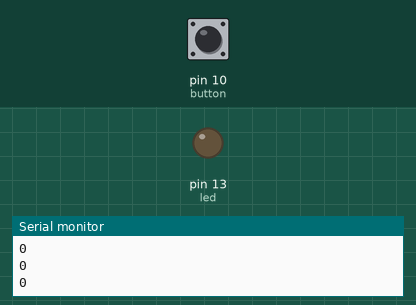
This sketch was run on a simulated Arduino Uno, built with avr-gcc and run on an emulated ATmega328P. Parts: output pins drawn as LEDs (lit = HIGH), the last lines printed to the serial monitor. Inputs (shaded band) come from the test bench; at power-on: pin 10 (button) LOW.

Above: at 1.2 s.
1.3 s: pin 10 (button) pulled HIGH for 3.2 s
At 4.3 s:
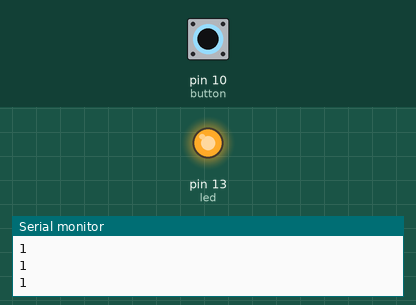
Timing chart, 0 to 5.8 s (numbered marks = the images above; inputs shaded):
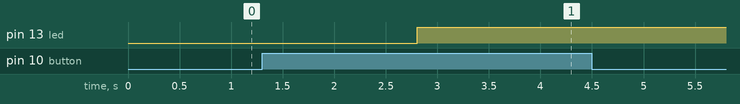

The sketch:

sketch_feb16a.ino
```cpp
//Dem 5 lan nhat nut khi nhan du 5 lan se sang den
int button = 10;
int buttonState = 0;
int count = 0;
int led = 13;

void setup() {
  pinMode(button,INPUT);
  pinMode(led,OUTPUT);
  Serial.begin(9600);
}

void loop() {
  while(count<5)
  {
    buttonState = digitalRead(button);
    Serial.println(buttonState);
    if(buttonState == HIGH)
    {
      count+=1;
      delay(300); //Cho 300ms de tranh Arduino doc sai tin hieu nut bam
    }
  }
  digitalWrite(led,HIGH); //bat den
}
```

Measured:
- after the input at 1.3 s, pin 13 (led): LOW → HIGH after 1.5 s
